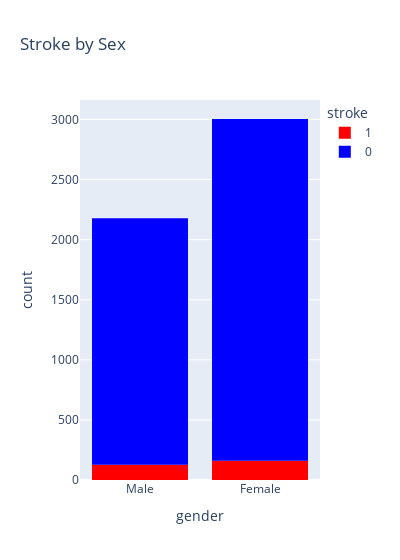

Notebook cell for this chart:
### Code cell
grafico = px.histogram(data_base1, x="gender", color="stroke", color_discrete_map={1: "red", 0: "blue"}, width=400, title = "Stroke by Sex")
# etapa 2: exibir o gráfico
grafico.show()

### Figure 1 — Plotly figure (JSON) as saved in the notebook; plotly's stock layout.template omitted (floating-point values rounded to 4 significant figures; data arrays with more than 128 entries replaced by an {"elided": "..."} marker saying what was removed)
{"data": [{"alignmentgroup": "True", "bingroup": "x", "hovertemplate": "stroke=1<br>gender=%{x}<br>count=%{y}<extra></extra>", "legendgroup": "1", "marker": {"color": "red", "pattern": {"shape": ""}}, "name": "1", "offsetgroup": "1", "orientation": "v", "showlegend": true, "type": "histogram", "x": {"elided": "288 str values"}, "xaxis": "x", "yaxis": "y"}, {"alignmentgroup": "True", "bingroup": "x", "hovertemplate": "stroke=0<br>gender=%{x}<br>count=%{y}<extra></extra>", "legendgroup": "0", "marker": {"color": "blue", "pattern": {"shape": ""}}, "name": "0", "offsetgroup": "0", "orientation": "v", "showlegend": true, "type": "histogram", "x": {"elided": "4894 str values"}, "xaxis": "x", "yaxis": "y"}], "layout": {"barmode": "relative", "legend": {"title": {"text": "stroke"}, "tracegroupgap": 0}, "title": {"text": "Stroke by Sex"}, "width": 400, "xaxis": {"anchor": "y", "domain": [0, 1], "title": {"text": "gender"}}, "yaxis": {"anchor": "x", "domain": [0, 1], "title": {"text": "count"}}}}
